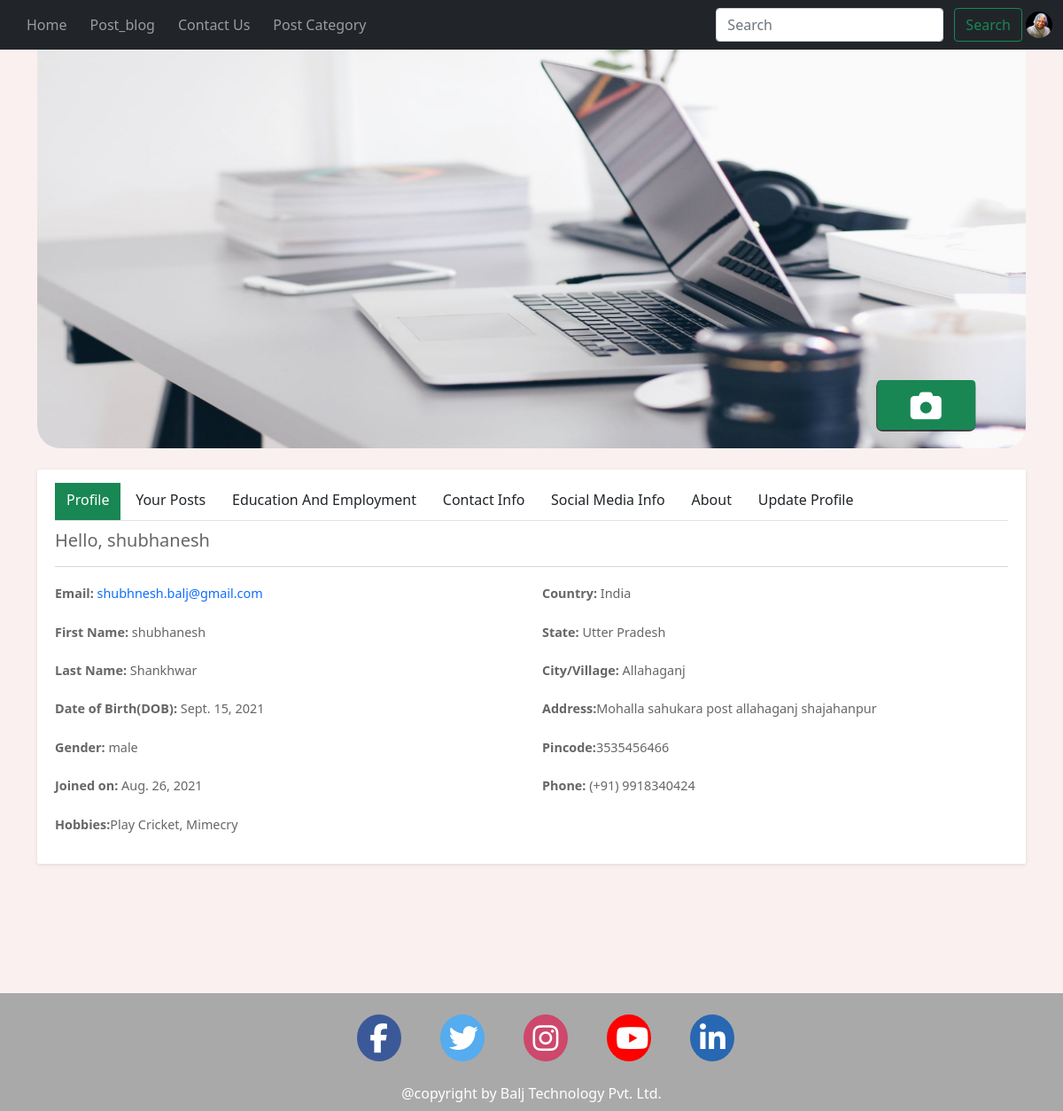
Screenshot of /userprofile/ (signed in) with the database file from the repository.
### blog/models.py (models this page shows, shortened)
class Userprofile(models.Model):
    user = models.OneToOneField(User, on_delete=models.CASCADE, primary_key=True)
    userprofileimg=models.ImageField(upload_to="profileimage/", default="profileimage/einstein.png")
    userbannerimage=models.ImageField(upload_to="userbannerimage/", default="userbannerimage/1543903484career-launcher-logo.png")
    def create_user_profile(sender, instance, created, **kwargs):
        if created:
            Userprofile.objects.create(user=instance)
    post_save.connect(create_user_profile, sender=User)

class Profileinfoform(models.Model):
    puser = models.OneToOneField(User, on_delete=models.CASCADE)
    name=models.CharField(max_length=50, null=True)
    middlename=models.CharField(max_length=50, null=True)
    lastname = models.CharField(max_length=50, null=True)
    email = models.CharField(max_length=150, null=True)
    phoneno1 = models.CharField(max_length=13, null=True)
    phoneno2 = models.CharField(max_length=13, null=True)
    gender = models.CharField(choices=gender, max_length=7)
    address = models.CharField(max_length=250, null=True)
    permanentaddress = models.CharField(max_length=250, null=True)
    country = models.CharField(max_length=30, null=True)
    state = models.CharField(max_length=30, null=True)
    city = models.CharField(max_length=30, null=True)
    pincode=models.IntegerField(null=True)
    dob = models.DateField(null=True)
    updated_on = models.DateField(auto_now_add=True)
    about = models.CharField(max_length=250, null=True)
    university = models.CharField(max_length=150, null=True)
    startdate = models.DateField(null = True)
    completiondate = models.DateField(null = True)
    unicity = models.CharField(max_length=30, null=True)
    college = models.CharField(max_length=150, null=True)
    collegestartdate = models.DateField(null = True)
    collegecompletiondate = models.DateField(null = True)
    collegecity = models.CharField(max_length=30, null=True)
    school = models.CharField(max_length=150, null=True)
    schoolstartdate = models.DateField(null = True)
    schoolcompletiondate = models.DateField(null = True)
    schoolcity = models.CharField(max_length=30, null=True)
    company = models.CharField(max_length=30, null=True)
    experience = models.IntegerField(default=0, null=True)
    companycity = models.CharField(max_length=30, null=True)
    technicalskills = models.CharField(max_length=200,null=True)
    hobbies = models.CharField(max_length=200, null=True)
    abouthobbies = models.CharField(max_length=200, null=True)
    website = models.CharField(max_length=150, null=True)
    facebook = models.CharField(max_length=100, null=True)
    twitter = models.CharField(max_length=100, null=True)
    youtube = models.CharField(max_length=100, null=True)
    linkedin = models.CharField(max_length=100, null=True)
    def create_user_profileinfoform(sender, instance, created, **kwargs):
        if created:
            Profileinfoform.objects.create(puser=instance)
    post_save.connect(create_user_profileinfoform, sender=User)

### blog/views.py (the view)
# urls.py: path('userprofile/', views.userprofile, name="userprofile"),
def userprofile(request):
    user = request.user
    userprofile = Userprofile.objects.filter(user_id=request.user.id)
    profileinfoform = Profileinfoform.objects.get(puser=request.user.id)
    user_posts=Post.objects.filter(user_id=request.user).order_by('-created_on')
    if request.method == 'POST':
        profileimg_form = Userprofileimageform(request.POST, request.FILES, instance=request.user.userprofile)
        bannerimg_form = Userprofilebannerform(request.POST, request.FILES, instance=request.user.userprofile)
        if profileimg_form.is_valid():
            profileimg_form = profileimg_form.save()
            bannerimg_form = bannerimg_form.save()
            messages.success(request,'Your Profile picture has been successfully updated!')
            return redirect('userprofile')
        else:
            print(profileimg_form.errors)
    else:
        profileimg_form = Userprofileimageform(instance=request.user.userprofile)
        bannerimg_form = Userprofilebannerform(instance=request.user.userprofile)
    context = {'user': user,
               'user_posts': user_posts,
               'profileinfoform': profileinfoform,
               'userprofile': userprofile,
               'profileimg_form': profileimg_form,
               'bannerimg_form': bannerimg_form,
               }
    template='userprofile.html'
    return render(request,template,context)

### blog/forms.py
class Userprofileimageform(forms.ModelForm):
    class Meta:
        model=Userprofile
        fields=('userprofileimg',)

class Userprofilebannerform(forms.ModelForm):
    class Meta:
        model=Userprofile
        fields=('userbannerimage',)

### blog/models.py (called while the page is built)
    def __str__(self):
        return (self.category_name)

### blog/templates/userprofile.html (shortened to what this page needs)
{% extends 'basic.html' %}
{% load crispy_forms_tags %}
{% block body%}
<div class="banner-section" id="carouselExampleCaptions">
 <div  class="container">
  <div class="carousel-inner">
   <div class="carousel-item active">
   <img src="{{user.userprofile.userbannerimage.url}}" class="profile-bg-img" alt="userbannerimage">
    <label for="file" id="banneruploadBtn">
      <button type="button" class="btn btn-success" data-bs-toggle="modal" data-bs-target="#bannerimgModal">
        <i class="fa fa-camera" style="margin:block; margin-top: 5px;font-size:35px; width:85px"></i>
      </button>
    </label>
   </div>
  </div>
 </div>
</div>
<div class="usr-profile-img">
  <a href="{{user.userprofile.userprofileimg.url}}"><img src="{{user.userprofile.userprofileimg.url}}" id="photo" name="userprofileimg"></a>
</div>
<div class="profile-tabs-section">
  <div class="container bootstrap snippets bootdey mt-4" sytle="border-radius: 45px;">
    <div class="row">
        <div class="col-md-12">
            <div class="grid profile">
                <div class="grid-body">
                  <nav>
                    <ul class="nav-tabs">
                        <li class="active"><a class="btn" href="#profile" data-toggle="tab">Profile</a></li>
                        <li><a class="btn" href="#timeline" data-toggle="tab">Your Posts</a></li>
                        <li><a class="btn" href="#educationandemployment" data-toggle="tab">Education And Employment</a></li>
                        <li><a class="btn" href="#contactinfo" data-toggle="tab">Contact Info</a></li>
                        <li><a class="btn" href="#socialmedia" data-toggle="tab">Social Media Info</a></li>
                        <li><a class="btn" href="#about" data-toggle="tab">About</a></li>
                        <li><a class="btn" href="{% url 'profileinfoform' %}" class="build mx-4">Update Profile</a></li>
                      </ul>
                    </nav>
                    <div class="tab-content">
                        <div class="tab-pane active" id="profile">
                            <p class="lead pt-2">Hello, {{request.user.username}}</p>
                            <hr>
                            <div class="row">
                                <div class="col-md-6">
                                    <p><strong>Email:</strong> <a href="soengsouy.com">{{request.user.email}}</a></p>
                                    <p><strong>First Name: </strong> {{request.user.first_name}}</p>
                                    <p><strong>Last Name: </strong> {{request.user.last_name}}</p>
                                    <p><strong>Date of  Birth(DOB):</strong> {{profileinfoform.dob}}</p>
                                    <p><strong>Gender: </strong>{{profileinfoform.gender}}</p>
                                    <p><strong>Joined on: </strong>{{profileinfoform.updated_on}}</p>
                                    <p><strong>Hobbies:</strong>{{profileinfoform.hobbies}}</p>
                                </div>
                                <div class="col-md-6">
                                    <p><strong>Country: </strong> {{profileinfoform.country}}</p>
                                    <p><strong>State: </strong>{{profileinfoform.state}}</p>
                                    <p><strong>City/Village: </strong>{{profileinfoform.city}}</p>
                                    <p><strong>Address:</strong>{{profileinfoform.address}}</p>
                                    <p><strong>Pincode:</strong>{{profileinfoform.pincode}}</p>
                                    <p><strong>Phone:</strong> (+91) {{profileinfoform.phoneno1}}</p>
                                </div>
                            </div>
                        </div>
                </div>
            </div>
        </div>
    </div>
   </div>
  </div>
</div>
{%endblock%}

### blog/templates/basic.html (shortened to what this page needs)
<!doctype html>
<html lang="en">
  <head>
    <link rel="stylesheet" href="https://cdnjs.cloudflare.com/ajax/libs/font-awesome/4.7.0/css/font-awesome.min.css">
    <link href="https://cdn.jsdelivr.net/npm/bootstrap@5.0.2/dist/css/bootstrap.min.css" rel="stylesheet">
  </head>
  <body>
    <nav class="navbar navbar-expand-lg navbar-dark bg-dark">
      <div class="container-fluid">
        <div class="collapse navbar-collapse" id="navbarSupportedContent">
          <ul class="navbar-nav me-auto mb-2 mb-lg-0">
            {% if user.is_authenticated %}
            <li class="nav-item">
              <a class="nav-link" href="{% url 'landing' %}">Home</a>
            </li>
            <li class="nav-item">
              <a class="nav-link" href="{% url 'post_blog' %}" onclick="post_blog()">Post_blog</a>
            </li>
            <li class="nav-item">
              <a class="nav-link" href="{% url 'contactus' %}">Contact Us</a>
            </li>
            <li class="dropdown nav-item">
              <a class="dropbtn nav-link">Post Category</a>
            </li>
            {% endif %}
          </ul>
          <div class="refresh-div">
            <form class="d-flex" method="GET" action="/search">
              <input class="form-control me-2 " type="search" placeholder="Search" required aria-labelledby="search-label" id="search" name= "search">
              <button class="btn btn-outline-success mx-1" type="submit">Search</button>
            </form>
          </div>
          <ul class="login-dtl">
            {%  if request.user.is_authenticated %}
              <li class="nav-item user-img-popup">
                <img id="user-popup-img" class="img-btn" src="{{user.userprofile.userprofileimg.url}}" alt="{{ user.username }}" style="width:30px;height:30px;border-radius: 16px;"  onclick="userShow()">
              </li>
            {% endif %}
          </ul>
        </div>
      </div>
    </nav>
{% block body %}{% endblock body %}
<section class="footer-sec">
  <footer class="block-footer">
      <div>
        <div class="icons text-center pt-4">
          <ul>
            <li class="icon"><a href="https://www.facebook.com/"><i class="fa fa-facebook"> </i></a></li>
            <li class="icon"><a href="https://twitter.com/login?lang=en"><i class="fa fa-twitter"></i></a></li>
            <li class="icon"><a href="https://www.instagram.com/accounts/login/?hl=en"><i class="fa fa-instagram"></i></a></li>
            <li class="icon"><a href="https://www.youtube.com/"><i class="fa fa-youtube"></i></a></li>
            <li class="icon"><a href="https://www.linkedin.com/signup"><i class="fa fa-linkedin" aria-hidden="true"></i></a></li>
          </ul>
        </div>
        <div>
          <p class="text-white text-center height: 30px py-2">@copyright by Balj Technology Pvt. Ltd.</p>
        </div>
      </div>
  </footer>
</section>
</body>
</html>

### blog/templates/basic.html (style rules this page uses)
* { margin: 0px;padding:0px; }
body { margin:0px!important;padding:0px!important; }
ul { list-style-type: none; }
ul.login-dtl { display: contents; }
.navbar-nav li { margin-left: 10px; }
.icon { padding: 20px;font-size: 30px;width: 50px;text-align: center;text-decoration: none;list-style-type: none;display: inline; }
.icons .icon .fa { padding: 10px;font-size: 33px;width: 50px;text-align: center;text-decoration: none;border-radius: 50%; }
.icons .icon .fa.fa-facebook { background: #3B5998;color: white; }
.icons .icon .fa.fa-twitter { background: #55ACEE;color: white; }
.icons .icon .fa.fa-instagram { background: #cd486b;color: white; }
.icons .icon .fa.fa-youtube { background: #FF0000;color: white; }
.icons .icon .fa.fa-linkedin { background: #2867B2;color: white; }
a { text-decoration: none; }
.block-footer { width: 100%;height: auto;display: block;background-color: darkgray;margin-bottom: -16px;margin-top: 121px; }
html { overflow-y: scroll; }
.dropdown { position: relative;display: inline-block;cursor: pointer; }
.user-img-popup { position: relative; cursor: pointer; }

### blog/templates/userprofile.html (style rules this page uses)
* { margin: 0;padding: 0;box-sizing: border-box; }
body { height: 100vh;width: 100%; }
body { background-color: hsl(0, 47%, 96%); }
.profile-bg-img { width: 100%;height: 450px;border-radius: 0px 0px 25px 26px;display: block;margin: 0 auto; }
.fa { font-size: 25px;width: 38px; }
.usr-profile-img { height: 250px;width: 250px;position: absolute;top: 61%;left: 25%;transform: translate(-50%,-50%);border-radius: 50%;overflow: hidden;border: 2px solid grey; }
#banneruploadBtn { height: 58px;display: block;width: 10%;margin-top: 0px;position: absolute;bottom: 19px;left: 83%; border-radius: 7px;transform: translateX(19%);text-align: center;background: rgba(0, 0, 0, 0.7);color: wheat;line-height: 30px;font-family: sans-serif;font-size: 15px;cursor: pointer;margin-top: 0px; }
.grid { position: relative;width: 100%;background: #fff;color: #666666;border-radius: 2px;margin-bottom: 25px;box-shadow: 0px 1px 4px rgba(0, 0, 0, 0.1); }
.grid .grid-body { padding: 15px 20px 15px 20px;font-size: 0.9em;line-height: 1.9em; }
.profile nav { width: 100%; }
.profile nav ul { list-style-type: none;margin:0px;padding:0px; }
.profile nav ul li { display: inline-block;list-style-type: none; }
.nav-tabs li.active { border-bottom: 4px solid #198754;position: relative;background: #198754; }
.nav-tabs li.active a { color: #fff; }

### rows the page displays
Profileinfoform: dob "Sept. 15, 2021", gender "male", updated_on "Aug. 26, 2021", hobbies "Play Cricket, Mimecry", country "India", state "Utter Pradesh", city "Allahaganj", address "Mohalla sahukara post allahaganj shajahanpur", pincode "3535456466", phoneno1 "9918340424"

### other values shown
{{ request.user.username }} "shubhanesh"
{{ request.user.email }} "shubhnesh.balj@gmail.com"
{{ request.user.first_name }} "shubhanesh"
{{ request.user.last_name }} "Shankhwar"
